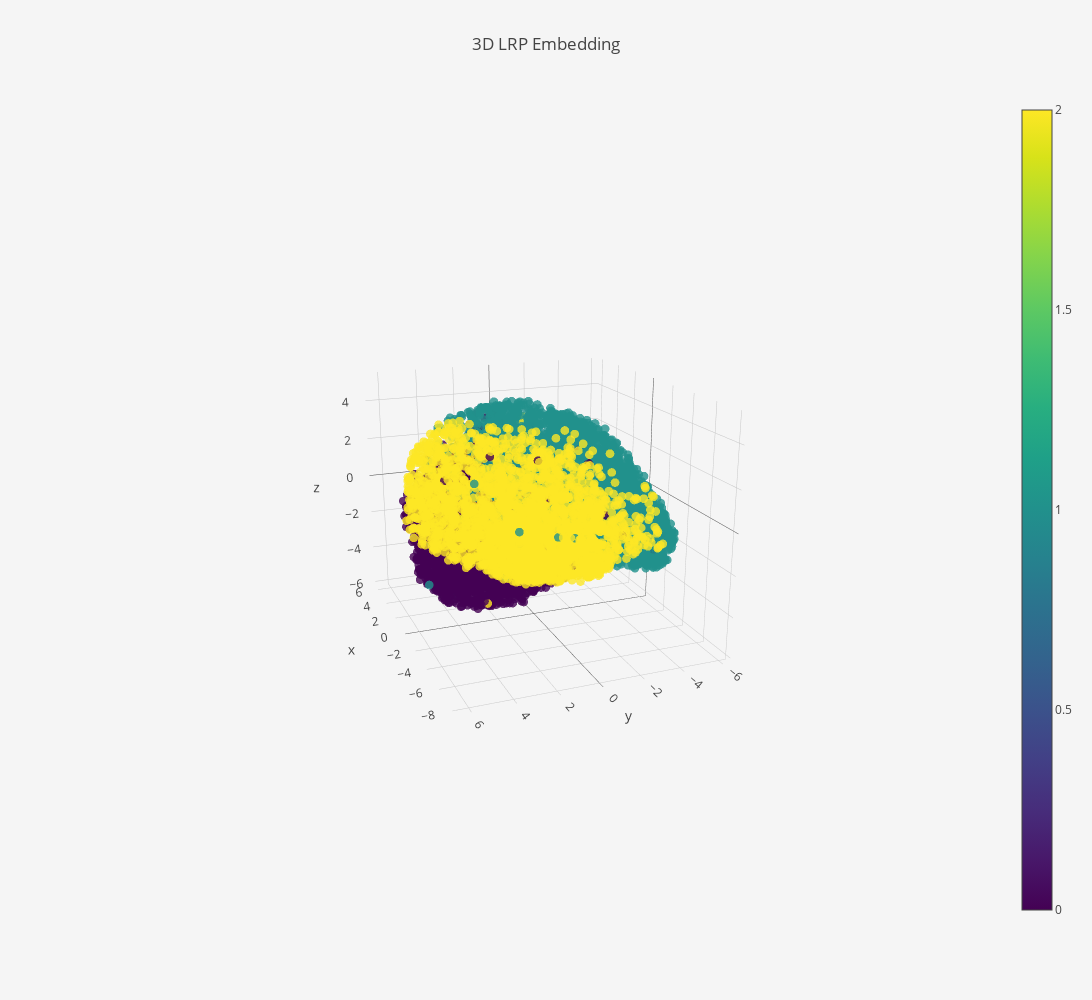

Notebook code for this chart:
### Code cell
emb3d = go.Scatter3d(
    x=embedding[:,0],
    y=embedding[:,1],
    z=embedding[:,2],
    mode="markers",
    name="Training",
    marker=dict(
        size=3,
        color=y,
        colorscale="Viridis",
        showscale=True,
        opacity=0.8
    ),
    text=y
)

layout = go.Layout(
    title="3D LRP Embedding",
    autosize=False,
    width=1200,
    height=1000,
    paper_bgcolor='#F5F5F5'
)


pltdata=[emb3d]

fig = go.Figure(data=pltdata, layout=layout)
iplot(fig, filename='lrp-3d-heart.html')

### Figure 1 — Plotly figure (JSON) as saved in the notebook; plotly's stock layout.template omitted (floating-point values rounded to 4 significant figures; data arrays with more than 128 entries replaced by an {"elided": "..."} marker saying what was removed)
{"data": [{"marker": {"color": {"elided": "10000 int values"}, "colorscale": "Viridis", "opacity": 0.8, "showscale": true, "size": 3}, "mode": "markers", "name": "Training", "text": {"elided": "10000 int values"}, "type": "scatter3d", "uid": "51d36958-66bc-4771-92f7-5962b69a9815", "x": {"elided": "10000 float values"}, "y": {"elided": "10000 float values"}, "z": {"elided": "10000 float values"}}], "layout": {"autosize": false, "height": 1000, "paper_bgcolor": "#F5F5F5", "scene": {"aspectmode": "auto", "aspectratio": {"x": 1.139, "y": 0.9918, "z": 0.8853}, "camera": {"center": {"x": 0, "y": 0, "z": 0}, "eye": {"x": -3.215, "y": 1.251, "z": 1.123}, "projection": {"type": "perspective"}, "up": {"x": 0, "y": 0, "z": 1}}}, "title": {"text": "3D LRP Embedding"}, "width": 1200}}
